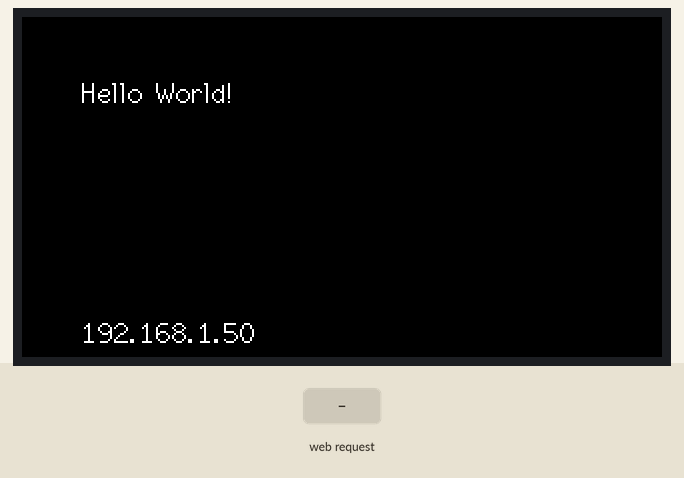
Recording of a program running on a simulated ESP32-S3. Shown: 320×170 colour display. The test bench sets the inputs (shaded band). WiFi joins after 1.5 s; servers stay silent unless stated; what the program prints to the serial monitor is not drawn.

Above: at 2.9 s.
3.0 s: HTTP request GET /count/increment received
9.0 s: HTTP request GET /text/spec/ received
Timing chart, 0 to 12.0 s (numbered marks = the images above; inputs shaded):
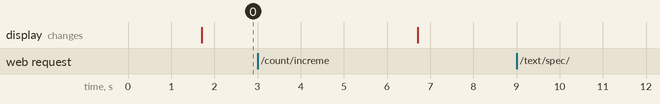

Measured:
- after the input at 9.0 s, every drawn part: stays the same

The program:

main.cpp
```cpp
#include <Arduino.h>
#include <TFT_eSPI.h>
#include <WiFi.h>
#include <iostream>
#include <string>


TFT_eSPI tft = TFT_eSPI();
int count = 0;

String stringCount = "not initialized";

// webServer
const char* ssid = "lucmx2";
const char* password = "l30nc1t4";
WiFiServer server(80);

//http response
String header;

// Current time
unsigned long currentTime = millis();
// Previous time
unsigned long previousTime = 0;
// Define timeout time in milliseconds (example: 2000ms = 2s)
const long timeoutTime = 2000;


void SetupWifi(){
  Serial.println(ssid);
  WiFi.begin(ssid, password);

  while (WiFi.status() != WL_CONNECTED){
    delay(500);
    Serial.print(".");
  }

  // Print local IP address and start web server
  Serial.println("");
  Serial.println("WiFi connected.");
  Serial.println("IP address: ");
  Serial.println(WiFi.localIP());
  server.begin();


  Serial.println("RRSI: ");
  Serial.println(WiFi.RSSI());
}


void setup() {

  Serial.begin(9600);
  SetupWifi();

  tft.init();
  tft.setRotation(1);
  tft.fillScreen(TFT_BLACK);
  tft.drawString("Hello World!", 30, 30, 2);

  //String ip = WiFi.localIP().toString();
  tft.drawString(WiFi.localIP().toString(), 30, 150, 2);

}

std::string toString(int number) {
  std::string strNumber = std::to_string(number);
  return strNumber;
}

void printCounter(){

  count++;

  stringCount = toString(count).c_str();

  char const *charArray = toString(count).c_str();

  tft.drawString(charArray, 50,50, 2);

  String log = "Contador incrementado: " + stringCount;
  Serial.println(log);
}

void printString(String texto){

  tft.drawString(texto, 50,50,2);
  Serial.println(texto);
}


void wifiMonitor(){

  WiFiClient client = server.available();   // Listen for incoming clients

  if (client) {                             // If a new client connects,
    currentTime = millis();
    previousTime = currentTime;
    Serial.println("New Client.");          // print a message out in the serial port
    String currentLine = "";                // make a String to hold incoming data from the client
    while (client.connected() && currentTime - previousTime <= timeoutTime) {  // loop while the client's connected
      currentTime = millis();
      if (client.available()) {             // if there's bytes to read from the client,
        char c = client.read();             // read a byte, then
        Serial.write(c);                    // print it out the serial monitor
        header += c;
        if (c == '\n') {                    // if the byte is a newline character
          // if the current line is blank, you got two newline characters in a row.
          // that's the end of the client HTTP request, so send a response:
          if (currentLine.length() == 0) {
            // HTTP headers always start with a response code (e.g. HTTP/1.1 200 OK)
            // and a content-type so the client knows what's coming, then a blank line:
            client.println("HTTP/1.1 200 OK");
            client.println("Content-type:text/html");
            client.println("Connection: close");
            client.println();


            // exec command if received
            if (header.indexOf("GET /count/increment") >= 0) {
              printCounter();
            }

            if (header.indexOf("GET /text/spec/") >= 0){

              int p_init = header.indexOf("GET /text/spec/") + 15;
              int p_fin = header.indexOf ("HTTP/1.1");

              String texto = header.substring(p_init, p_fin);
              printString(texto);
            }


            // Display the HTML web page
            client.println("<!DOCTYPE html><html>");
            client.println("<head><meta name=\"viewport\" content=\"width=device-width, initial-scale=1\"; charset=utf-8>");
            client.println("<link rel=\"icon\" href=\"data:,\">");
            // CSS to style the on/off buttons
            // Feel free to change the background-color and font-size attributes to fit your preferences
            client.println("<style>html { font-family: Helvetica; display: inline-block; margin: 0px auto; text-align: center;}");
            client.println(".button { background-color: #4CAF50; border: none; color: white; padding: 16px 20px;");
            client.println("text-decoration: none; font-size: 30px; margin: 2px; cursor: pointer;}");
            client.println(".button2 {background-color: #555555;}</style></head>");

            // Web Page Heading
            client.println("<body><h1>ESP32 Web Server</h1>");

            // Display current count
            client.println("<p>El contador actual es: " + stringCount + "</p>");


            client.println("<p><a href=\"/count/increment\"><button class=\"button\">Incrementar</button></a></p>");

            client.println("<p>Para solicitar imprimir otro texto, envía comando GET /text/spec/{{texto a imprimir}}");

            client.println("</body></html>");

            // The HTTP response ends with another blank line
            client.println();
            // Break out of the while loop
            break;
          } else { // if you got a newline, then clear currentLine
            currentLine = "";
          }
        } else if (c != '\r') {  // if you got anything else but a carriage return character,
          currentLine += c;      // add it to the end of the currentLine
        }
      }
    }
    // Clear the header variable
    header = "";
    // Close the connection
    client.stop();
    Serial.println("Client disconnected.");
    Serial.println("");

  }
}

void loop(){
  // put your main code here, to run repeatedly:

  //printCounter();

  wifiMonitor();

  // std::string str = "Se imprimió contador "+ toString(count);
  // Serial.println(str.c_str());
  delay(5000);
}
```
